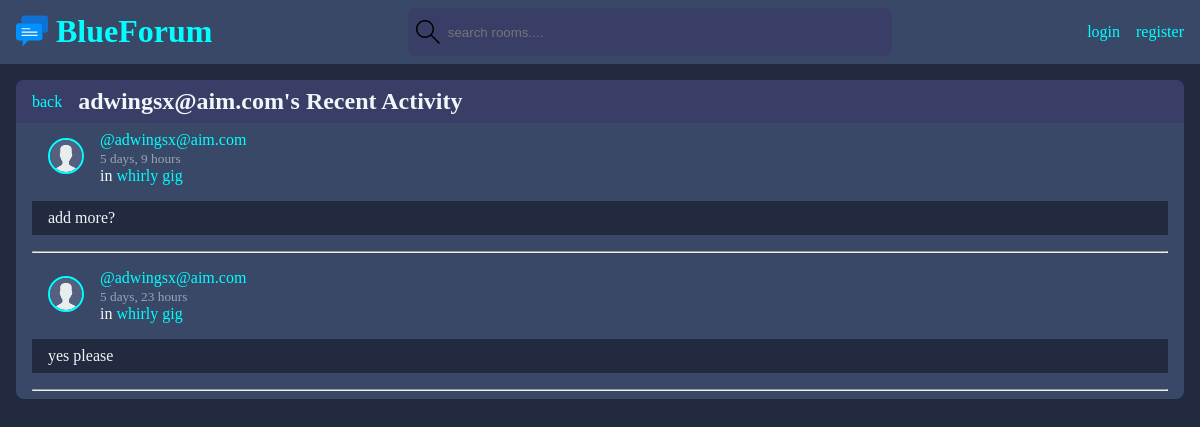
Before: /feed/1/ with the older database file.
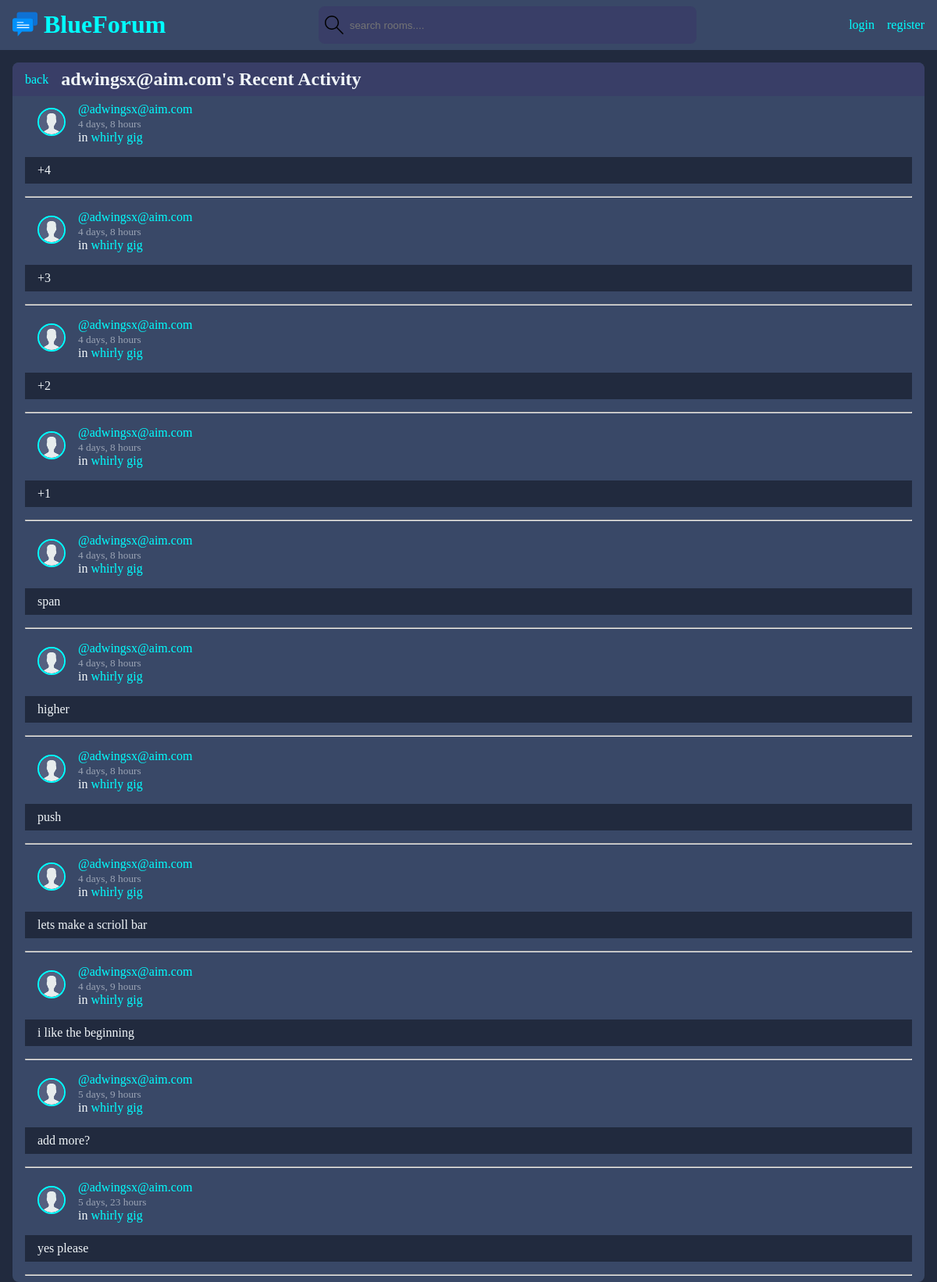
After: the same page with the newer database file.
### base/models.py (models this page shows)
class Message(models.Model):
    user = models.ForeignKey(User, on_delete=models.CASCADE)
    room = models.ForeignKey(Room, on_delete=models.CASCADE)  # or models.SET_NULL
    body = models.TextField(null=False, blank=False)
    updated = models.DateTimeField(auto_now=True)
    created = models.DateTimeField(auto_now_add=True)
    class Meta:
        ordering = ["-updated", "-created"]
    def __str__(self):
        return str(self.body)

class User(AbstractUser):
    first_name = models.CharField(max_length=200, null=True)
    last_name = models.CharField(max_length=200, null=True)
    email = models.EmailField(unique=True, null=True)
    bio = models.TextField(null=True)
    avatar = models.ImageField(null=True, default="avatar.svg")
    USERNAME_FIELD = 'email'
    REQUIRED_FIELDS = []

class Room(models.Model):
    id = models.UUIDField(primary_key=True, default=uuid.uuid4, editable=False)
    topic = models.ForeignKey(Topic, on_delete=models.SET_NULL, null=True)
    host = models.ForeignKey(User, on_delete=models.SET_NULL, null=True)
    name = models.CharField(max_length=200)
    description = models.TextField(null=True, blank=True)
    participants = models.ManyToManyField(User, related_name='participants', blank=True)
    updated = models.DateTimeField(auto_now=True)
    created = models.DateTimeField(auto_now_add=True)
    class Meta:
        ordering = ["-updated", "-created"]
    def __str__(self):
        return str(self.name)

### base/views.py (the view)
# urls.py: path("feed/<str:pk>/", views.activities_page, name="activity"),
def activities_page(request, pk=None):
    recent_messages = None
    title = "Recent Activiy"
    if pk is not None:
        if str(request.user.id) == pk:
            title = 'My recent Activity'
        else:
            title = str(User.objects.get(id=pk)) + "'s Recent Activity"
        recent_messages = Message.objects.filter(user_id=pk).order_by('-updated')
    else:
        recent_messages = Message.objects.all().order_by('-updated')
    context = {"recent_messages": recent_messages, "title": title}
    return render(request, 'base/activity_page.html', context)

### base/templates/base/activity_page.html (shortened to what this page needs)
{% extends "main.html" %} {% block content %}
<div class="feed widget">
	<div class="toprow">
		<a href="{{ request.META.HTTP_REFERER }}" class="back">back</a>
		<h2>{{title}}</h2>
	</div>
	{% for message in recent_messages%}
	<div class="content flex-col">
		<div class="meta flex">
			<div class="piccontainer">
				<a href="{% url 'user' message.user.id %}"
					><img
						class="miniprofile"
						src="{{message.user.avatar.url}}"
						alt="{{message.user}} avatar"
				/></a>
			</div>
			<div class="flex-col">
				<div>
					<a href="{% url 'user' message.user.id %}">@{{message.user}}</a>
				</div>
				<div>
					<small class="timestamp"> {{message.created|timesince}}</small>
				</div>
				<div>
					in <a href="{%url 'room' message.room.id%}">{{message.room}}</a>
				</div>
			</div>
		</div>
		<div class="minicomment">
			<p>{{message}}</p>
		</div>
		<hr />
	</div>
	{%endfor%}
</div>
{% endblock content %}

Changed rows visible on the page:
added Message: user.avatar (placeholder picture), user "adwingsx@aim.com", created "4 days, 8 hours", room "whirly gig", body "+4"
added Message: user.avatar (placeholder picture), user "adwingsx@aim.com", created "4 days, 8 hours", room "whirly gig", body "+3"
added Message: user.avatar (placeholder picture), user "adwingsx@aim.com", created "4 days, 8 hours", room "whirly gig", body "+2"
added Message: user.avatar (placeholder picture), user "adwingsx@aim.com", created "4 days, 8 hours", room "whirly gig", body "+1"
added Message: user.avatar (placeholder picture), user "adwingsx@aim.com", created "4 days, 8 hours", room "whirly gig", body "span"
added Message: user.avatar (placeholder picture), user "adwingsx@aim.com", created "4 days, 8 hours", room "whirly gig", body "higher"
added Message: user.avatar (placeholder picture), user "adwingsx@aim.com", created "4 days, 8 hours", room "whirly gig", body "push"
added Message: user.avatar (placeholder picture), user "adwingsx@aim.com", created "4 days, 8 hours", room "whirly gig", body "lets make a scrioll bar"
added Message: user.avatar (placeholder picture), user "adwingsx@aim.com", created "4 days, 9 hours", room "whirly gig", body "i like the beginning"
